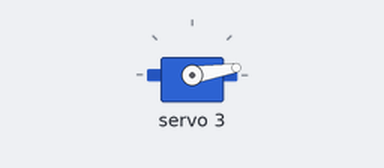
This sketch was run on a simulated Arduino Uno, built with avr-gcc and run on an emulated ATmega328P. On the bench: servo.

Above: at 0.05 s.
At 1.0 s:
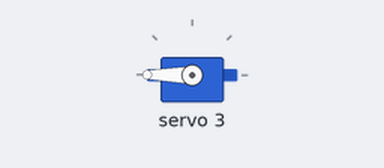
At 2.0 s:
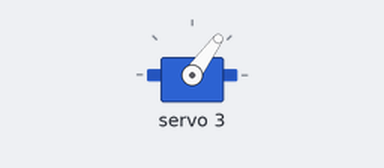
Timing chart, 0 to 4.7 s (numbered marks = the images above):
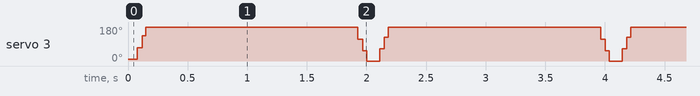

The sketch:

test_led_I2C.ino
```cpp
#include <Wire.h>
#include <Adafruit_PWMServoDriver.h>

Adafruit_PWMServoDriver pwm = Adafruit_PWMServoDriver();
void setup() {
  // put your setup code here, to run once:

    pwm.begin();
    pwm.setPWMFreq(60);
}

void loop() {
  // put your main code here, to run repeatedly:
  for(int i=0; i<4095; i+=3){
    pwm.setPWM(3, 0 , i);
    //delay(15);
  }

  for(int i=4095; i>0; i-=3){
    pwm.setPWM(3, 0 , i);
    //delay(15);
  }
//    for(int i=3; i<12; i++){
//    pwm.setPWM(i, 0, 4095);
//    delay(100);
//    }
//    for(int i=3; i<12; i++){
//    pwm.setPWM(i, 4095, 0);
//    delay(100);
//    }
//
}
```
